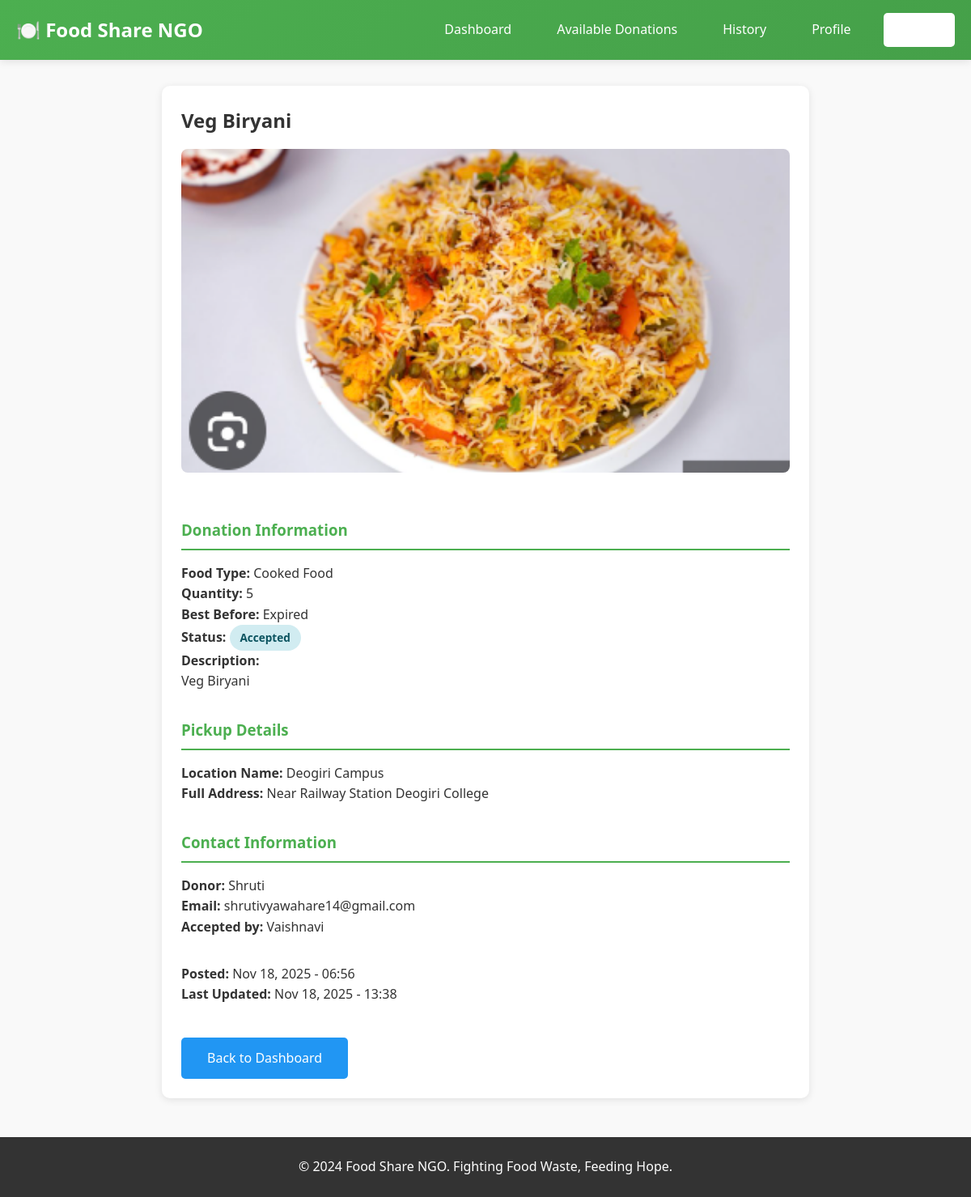
The app's page /donation/1/ (signed in) with its own data.
### food_management/donations/models.py (models this page shows, shortened)
class FoodDonation(models.Model):
    FOOD_TYPES = (
        ('cooked', 'Cooked Food'),
        ('raw', 'Raw Food'),
        ('packaged', 'Packaged Food'),
        ('fruits', 'Fruits & Vegetables'),
        ('bakery', 'Bakery Items'),
        ('other', 'Other'),
    )
    STATUS_CHOICES = (
        ('pending', 'Pending'),
        ('accepted', 'Accepted'),
        ('picked_up', 'Picked Up'),
        ('completed', 'Completed'),
        ('cancelled', 'Cancelled'),
    )
    donor = models.ForeignKey(User, on_delete=models.CASCADE, related_name='donations')
    food_type = models.CharField(max_length=20, choices=FOOD_TYPES)
    food_name = models.CharField(max_length=200)
    quantity = models.CharField(max_length=100)
    expiry_hours = models.IntegerField(help_text='Hours until food expires')
    description = models.TextField()
    food_image = models.ImageField(upload_to='food_images/', blank=True, null=True)
    pickup_location = models.CharField(max_length=500)
    pickup_address = models.TextField()
    pickup_latitude = models.FloatField(blank=True, null=True)
    pickup_longitude = models.FloatField(blank=True, null=True)
    status = models.CharField(max_length=20, choices=STATUS_CHOICES, default='pending')
    accepted_by = models.ForeignKey(User, on_delete=models.SET_NULL, null=True, blank=True, related_name='accepted_donations')
    created_at = models.DateTimeField(auto_now_add=True)
    updated_at = models.DateTimeField(auto_now=True)
    class Meta:
        ordering = ['-created_at']
    @property
    def time_remaining(self):
        expiry_time = self.created_at + timezone.timedelta(hours=self.expiry_hours)
        remaining = expiry_time - timezone.now()
        if remaining.total_seconds() <= 0:
            return "Expired"
        hours = int(remaining.total_seconds() // 3600)
        minutes = int((remaining.total_seconds() % 3600) // 60)
        return f"{hours}h {minutes}m"

### food_management/donations/views.py (the view)
# urls.py: path('donation/<int:donation_id>/', views.donation_detail, name='donation_detail'),
@login_required
def donation_detail(request, donation_id):
    donation = get_object_or_404(FoodDonation, id=donation_id)
    context = {
        'donation': donation,
    }
    return render(request, 'donation_detail.html', context)

### templates/donation_detail.html (shortened to what this page needs)
{% extends 'base.html' %}
{% block content %}
<div class="card" style="max-width: 800px; margin: 0 auto;">
    <h2>{{ donation.food_name }}</h2>
    {% if donation.food_image %}
        <img src="{{ donation.food_image.url }}" alt="{{ donation.food_name }}" style="width: 100%; max-height: 400px; object-fit: cover; border-radius: 8px; margin: 1rem 0;">
    {% endif %}
    <div style="margin: 2rem 0;">
        <h3 style="margin-bottom: 1rem; color: var(--primary-color);">Donation Information</h3>
        <p><strong>Food Type:</strong> {{ donation.get_food_type_display }}</p>
        <p><strong>Quantity:</strong> {{ donation.quantity }}</p>
        <p><strong>Best Before:</strong> {{ donation.time_remaining }}</p>
        <p><strong>Status:</strong> <span class="status-badge status-{{ donation.status }}">{{ donation.get_status_display }}</span></p>
        <p><strong>Description:</strong></p>
        <p>{{ donation.description }}</p>
    </div>
    <div style="margin: 2rem 0;">
        <h3 style="margin-bottom: 1rem; color: var(--primary-color);">Pickup Details</h3>
        <p><strong>Location Name:</strong> {{ donation.pickup_location }}</p>
        <p><strong>Full Address:</strong> {{ donation.pickup_address }}</p>
    </div>
    <div style="margin: 2rem 0;">
        <h3 style="margin-bottom: 1rem; color: var(--primary-color);">Contact Information</h3>
        <p><strong>Donor:</strong> {{ donation.donor.username }}</p>
        {% if donation.donor.email %}
            <p><strong>Email:</strong> {{ donation.donor.email }}</p>
        {% endif %}
        {% if donation.accepted_by %}
            <p><strong>Accepted by:</strong> {{ donation.accepted_by.username }}</p>
        {% endif %}
    </div>
    <div style="margin: 2rem 0;">
        <p><strong>Posted:</strong> {{ donation.created_at|date:"M d, Y - H:i" }}</p>
        <p><strong>Last Updated:</strong> {{ donation.updated_at|date:"M d, Y - H:i" }}</p>
    </div>
    <div style="margin-top: 2rem;">
        <a href="{% url 'dashboard' %}" class="btn btn-secondary">Back to Dashboard</a>
    </div>
</div>
{% endblock %}

### templates/base.html (shortened to what this page needs)
<!DOCTYPE html>
<html lang="en">
<head>
    <link rel="stylesheet" href="/static/css/style.css">
</head>
<body>
    <nav class="navbar">
        <div class="nav-container">
            <div class="nav-brand">
                <a href="{% url 'home' %}">🍽️ Food Share NGO</a>
            </div>
            <div class="nav-menu">
                {% if user.is_authenticated %}
                    <a href="{% url 'dashboard' %}">Dashboard</a>
                    {% if user.profile.user_type == 'donor' %}
                        <a href="{% url 'post_food' %}">Post Food</a>
                    {% else %}
                        <a href="{% url 'available_donations' %}">Available Donations</a>
                    {% endif %}
                    <a href="{% url 'food_history' %}">History</a>
                    <a href="{% url 'profile' %}">Profile</a>
                    <a href="{% url 'logout' %}" class="btn-logout">Logout</a>
                {% else %}
                    <a href="{% url 'login' %}">Login</a>
                    <a href="{% url 'register' %}" class="btn-register">Register</a>
                {% endif %}
            </div>
        </div>
    </nav>
    <main class="main-content">
        {% block content %}{% endblock %}
    </main>
    <footer class="footer">
        <p>&copy; 2024 Food Share NGO. Fighting Food Waste, Feeding Hope.</p>
    </footer>
</body>
</html>

### static/css/style.css (style rules this page uses)
* { margin: 0; padding: 0; box-sizing: border-box; }
:root { --primary-color: #4CAF50; --secondary-color: #45a049; --danger-color: #f44336; --warning-color: #ff9800; --info-color: #2196F3; --dark-color: #333; --light-color: #f4f4f4; --white: #fff; --shadow: 0 2px 10px rgba(0,0,0,0.1); }
body { font-family: 'Segoe UI', Tahoma, Geneva, Verdana, sans-serif; line-height: 1.6; color: var(--dark-color); background-color: #f9f9f9; }
.navbar { background: linear-gradient(135deg, var(--primary-color), var(--secondary-color)); color: var(--white); padding: 1rem 0; box-shadow: var(--shadow); position: sticky; top: 0; z-index: 1000; }
.nav-container { max-width: 1200px; margin: 0 auto; padding: 0 20px; display: flex; justify-content: space-between; align-items: center; }
.nav-brand a { font-size: 1.5rem; font-weight: bold; color: var(--white); text-decoration: none; }
.nav-menu { display: flex; gap: 1.5rem; align-items: center; }
.nav-menu a { color: var(--white); text-decoration: none; padding: 0.5rem 1rem; border-radius: 5px; transition: background 0.3s; }
.btn-register, .btn-logout { background: var(--white); color: var(--primary-color); font-weight: bold; }
.main-content { max-width: 1200px; margin: 2rem auto; padding: 0 20px; min-height: calc(100vh - 200px); }
.btn { margin-top: 0.5rem; display: inline-block; padding: 0.8rem 2rem; background: var(--primary-color); color: var(--white); text-decoration: none; border-radius: 5px; border: none; cursor: pointer; font-size: 1rem; transition: background 0.3s; }
.btn-secondary { background: var(--info-color); }
.card { background: var(--white); padding: 1.5rem; border-radius: 10px; box-shadow: var(--shadow); margin-bottom: 1.5rem; }
.card h3 { margin-bottom: 1rem; color: var(--primary-color); border-bottom: 2px solid var(--primary-color); padding-bottom: 0.5rem; }
.status-badge { display: inline-block; padding: 0.3rem 0.8rem; border-radius: 20px; font-size: 0.85rem; font-weight: 600; }
.status-accepted { background: #d1ecf1; color: #0c5460; }
.footer { background: var(--dark-color); color: var(--white); text-align: center; padding: 1.5rem; margin-top: 3rem; }

### records on screen
FoodDonation: food_name "Veg Biryani", food_image (picture), food_type "Cooked Food", quantity "5", time_remaining "Expired", status "Accepted", description "Veg Biryani", pickup_location "Deogiri Campus", pickup_address "Near Railway Station Deogiri College", donor.username "Shruti", donor.email "shrutivyawahare14@gmail.com", accepted_by.username "Vaishnavi", created_at "Nov 18, 2025 - 06:56", updated_at "Nov 18, 2025 - 13:38"
